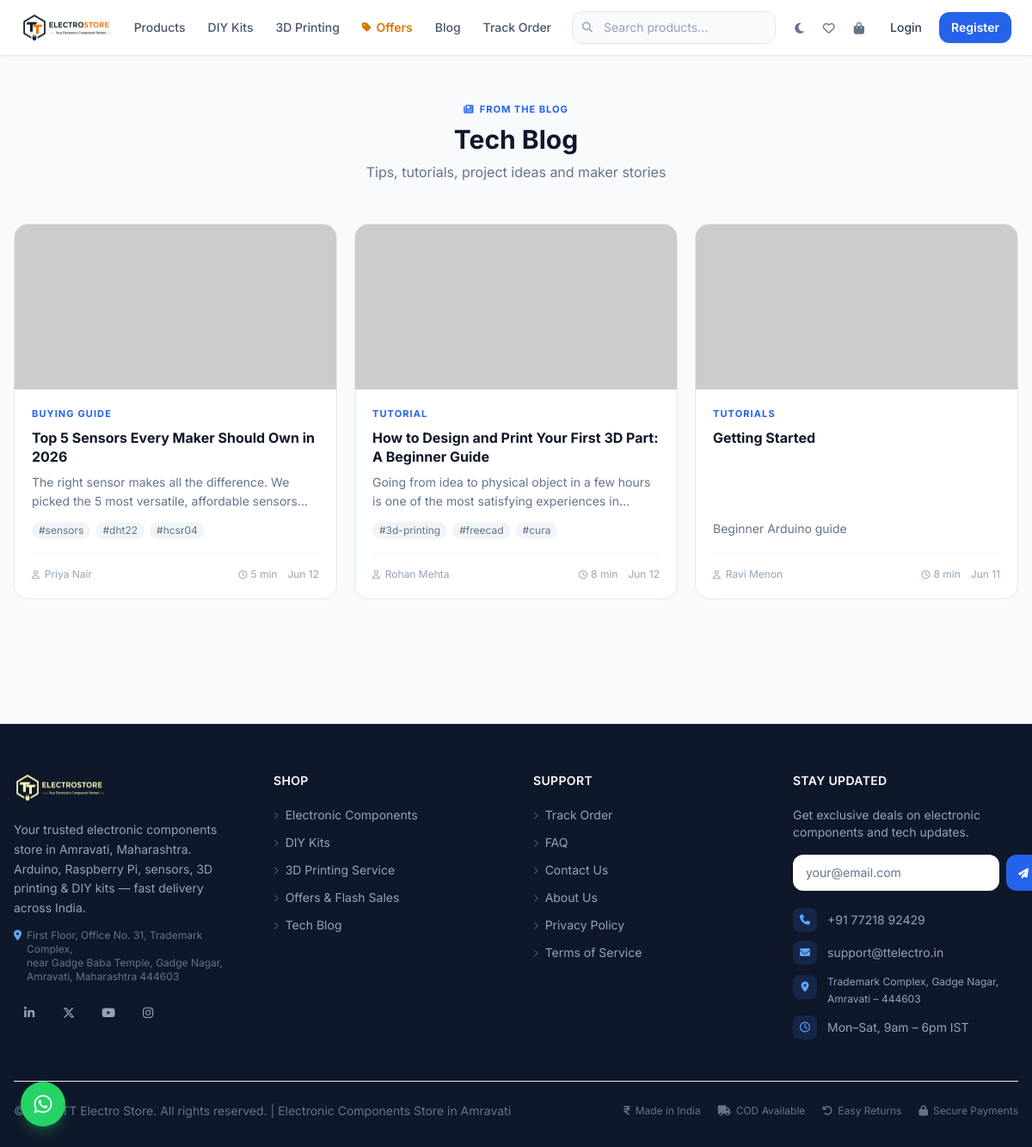
The page / on the database its author committed.
### tables this page shows
CREATE TABLE `blogs` (
  `id` int(10) UNSIGNED NOT NULL,
  `title` varchar(255) NOT NULL,
  `slug` varchar(255) NOT NULL,
  `excerpt` text DEFAULT NULL,
  `content` longtext NOT NULL,
  `thumbnail` text DEFAULT NULL,
  `author_name` varchar(255) NOT NULL DEFAULT 'TT Electro',
  `category` varchar(100) DEFAULT NULL,
  `tags` longtext DEFAULT NULL CHECK (json_valid(`tags`)),
  `reading_time` int(11) DEFAULT NULL,
  `view_count` int(11) NOT NULL DEFAULT 0,
  `created_at` datetime NOT NULL DEFAULT current_timestamp(),
  `updated_at` datetime NOT NULL DEFAULT current_timestamp() ON UPDATE current_timestamp()
);

### config/database.php (called while the page is built, shortened)
<?php
class Database {
    private static ?PDO $instance = null;
    public static function getConnection(): PDO {
        if (self::$instance !== null) return self::$instance;
        $host = getenv('DB_HOST') ?: '127.0.0.1';
        $port = getenv('DB_PORT') ?: '3306';
        $name = getenv('DB_NAME') ?: 'tt_electro_store';
        $user = getenv('DB_USER') ?: 'root';
        $pass = getenv('DB_PASS') ?: '';
        $socket = '/tmp/mysql.sock';
        $options = [
            PDO::ATTR_ERRMODE            => PDO::ERRMODE_EXCEPTION,
            PDO::ATTR_DEFAULT_FETCH_MODE => PDO::FETCH_ASSOC,
            PDO::ATTR_EMULATE_PREPARES   => false,
            PDO::MYSQL_ATTR_INIT_COMMAND => "SET NAMES utf8mb4 COLLATE utf8mb4_unicode_ci",
        ];
        try {
            if (file_exists($socket)) {
                $dsn = "mysql:unix_socket={$socket};dbname={$name};charset=utf8mb4";
            } else {
                $dsn = "mysql:host={$host};port={$port};dbname={$name};charset=utf8mb4";
            }
            self::$instance = new PDO($dsn, $user, $pass, $options);
        } catch (PDOException $e) {
            error_log('DB connection failed: ' . $e->getMessage());
            http_response_code(500);
            die('<h1 style="font-family:sans-serif;color:#e11d48">Database connection error. Please check your configuration.</h1>');
        }
        return self::$instance;
    }
}

### models/BlogModel.php (called while the page is built, shortened)
<?php
class BlogModel {
    private PDO $db;
    public function __construct() { $this->db = Database::getConnection(); }
    public function all(int $page = 1, int $perPage = ITEMS_PER_PAGE, string $category = ''): array {
        $where = ['1=1']; $params = [];
        $whereStr = implode(' AND ', $where);
        $st = $this->db->prepare("SELECT COUNT(*) FROM blogs WHERE {$whereStr}");
        $st->execute($params);
        $total = (int)$st->fetchColumn();
        $offset = ($page - 1) * $perPage;
        $st = $this->db->prepare("SELECT * FROM blogs WHERE {$whereStr} ORDER BY created_at DESC LIMIT {$perPage} OFFSET {$offset}");
        $st->execute($params);
        $items = array_map('normalizeBlog', $st->fetchAll());
        return [
            'items'       => $items,
            'total'       => $total,
            'page'        => $page,
            'per_page'    => $perPage,
            'total_pages' => (int)ceil($total / $perPage),
        ];
    }
}

### helpers/sanitize.php (called while the page is built, shortened)
<?php
function clean(mixed $value): string {
    return htmlspecialchars(trim((string)$value), ENT_QUOTES | ENT_HTML5, 'UTF-8');
}
function decodeJsonArray(?string $val): array {
    $decoded = json_decode($val, true);
    return is_array($decoded) ? $decoded : [];
}
function normalizeBlog(array $row): array {
    if (isset($row['tags']) && is_string($row['tags'])) {
        $row['tags'] = decodeJsonArray($row['tags']);
    }
    return $row;
}

### views/blogs.php (the view, shortened to what this page needs)
<?php
$bm       = new BlogModel();
$page     = max(1,(int)($_GET['page']??1));
$category = $_GET['category']??'';
$result   = $bm->all($page,9,$category);
?>
<div class="max-w-7xl mx-auto px-4 py-12">
  <div class="text-center mb-12">
    <p class="section-label justify-center"><i class="fa-solid fa-newspaper"></i> From the Blog</p>
    <h1 class="text-3xl font-bold text-slate-900 dark:text-white mb-2">Tech Blog</h1>
    <p class="text-slate-500 dark:text-slate-400">Tips, tutorials, project ideas and maker stories</p>
  </div>
  <?php if(empty($result['items'])): ?>
  <div class="text-center py-20 bg-white dark:bg-[hsl(222,47%,10%)] rounded-2xl border border-slate-200 dark:border-white/6">
    <div class="w-16 h-16 rounded-2xl bg-slate-100 dark:bg-white/5 flex items-center justify-center mx-auto mb-4">
      <i class="fa-solid fa-newspaper text-3xl text-slate-300 dark:text-slate-600"></i>
    </div>
    <p class="text-slate-500 dark:text-slate-400">No blog posts yet. Check back soon!</p>
  </div>
  <?php else: ?>
  <div class="grid grid-cols-1 md:grid-cols-2 lg:grid-cols-3 gap-5">
    <?php foreach($result['items'] as $b): ?>
    <a href="/blogs/<?= clean($b['slug']) ?>"
       class="group flex flex-col rounded-2xl bg-white dark:bg-[hsl(222,47%,10%)] border border-slate-200 dark:border-white/6 hover:border-blue-300 dark:hover:border-blue-500/30 overflow-hidden transition-all duration-200 hover:-translate-y-1 hover:shadow-xl hover:shadow-blue-50 dark:hover:shadow-blue-500/8">
      <?php if($b['thumbnail']): ?>
      <div class="h-48 overflow-hidden bg-slate-100 dark:bg-[hsl(222,47%,13%)]">
        <img src="<?= clean($b['thumbnail']) ?>" alt="<?= clean($b['title']) ?>"
             class="w-full h-full object-cover group-hover:scale-[1.04] transition-transform duration-500">
      </div>
      <?php else: ?>
      <div class="h-48 bg-gradient-to-br from-blue-50 to-cyan-50 dark:from-blue-900/20 dark:to-cyan-900/20 flex items-center justify-center">
        <i class="fa-solid fa-newspaper text-5xl text-blue-200 dark:text-blue-700"></i>
      </div>
      <?php endif; ?>
      <div class="p-5 flex flex-col flex-1">
        <?php if($b['category']): ?>
        <span class="text-[11px] font-bold text-blue-600 dark:text-blue-400 uppercase tracking-widest mb-2"><?= clean($b['category']) ?></span>
        <?php endif; ?>
        <h2 class="font-bold text-slate-900 dark:text-white group-hover:text-blue-600 dark:group-hover:text-blue-400 text-base leading-snug line-clamp-2 transition-colors flex-1"><?= clean($b['title']) ?></h2>
        <p class="text-slate-500 dark:text-slate-400 text-sm mt-2 line-clamp-2 leading-relaxed"><?= clean($b['excerpt']??'') ?></p>
        <?php if(!empty($b['tags'])): ?>
        <div class="flex flex-wrap gap-1.5 mt-3">
          <?php foreach(array_slice((array)$b['tags'],0,3) as $tag): ?>
          <span class="px-2 py-0.5 rounded-full bg-slate-100 dark:bg-white/6 text-slate-500 dark:text-slate-400 text-xs">#<?= clean($tag) ?></span>
          <?php endforeach; ?>
        </div>
        <?php endif; ?>
        <div class="flex items-center justify-between mt-4 pt-4 border-t border-slate-100 dark:border-white/5 text-xs text-slate-400 dark:text-slate-500">
          <span class="flex items-center gap-1.5">
            <i class="fa-regular fa-user text-[10px]"></i>
            <?= clean($b['author_name']??'TT Electro') ?>
          </span>
          <div class="flex items-center gap-3">
            <?php if($b['reading_time']): ?>
            <span class="flex items-center gap-1"><i class="fa-regular fa-clock text-[10px]"></i> <?= $b['reading_time'] ?> min</span>
            <?php endif; ?>
            <span><?= date('M j',strtotime($b['created_at'])) ?></span>
          </div>
        </div>
      </div>
    </a>
    <?php endforeach; ?>
  </div>
  <?php endif; ?>
</div>

### assets/css/custom.css (style rules this page uses)
html { scroll-behavior: smooth; }
.line-clamp-2 { display: -webkit-box; -webkit-line-clamp: 2; -webkit-box-orient: vertical; overflow: hidden; }
.section-label { display: inline-flex; align-items: center; gap: .4rem; font-size: .7rem; font-weight: 700; letter-spacing: .08em; text-transform: uppercase; color: #2563eb; margin-bottom: .5rem; }

### views/layout/header.php (style rules this page uses)
:root { --primary: #2563EB; --primary-light: #3b82f6; --accent: #06B6D4; --radius: 0.75rem; }
*, *::before, *::after { box-sizing: border-box; }
body { font-family: 'Inter', ui-sans-serif, system-ui, sans-serif; -webkit-font-smoothing: antialiased; }
body { background-color: #f8fafc; color: #0f172a; }
.section-label { display: inline-flex; align-items: center; gap: .5rem; font-size: .75rem; font-weight: 700; text-transform: uppercase; letter-spacing: .08em; color: #2563eb; margin-bottom: .75rem; }

### rows shown on the page
blogs: category "BUYING GUIDE", title "Top 5 Sensors Every Maker Should Own in 2026", excerpt "The right sensor makes all the difference. We picked the 5 most versatile, affordable…", tag "sensors", tag "dht22", tag "hcsr04", author_name "Priya Nair", reading_time "5", created_at "Jun 12"
blogs: category "TUTORIAL", title "How to Design and Print Your First 3D Part: A Beginner Guide", excerpt "Going from idea to physical object in a few hours is one of the most satisfying experiences…", tag "3d-printing", tag "freecad", tag "cura", author_name "Rohan Mehta", reading_time "8", created_at "Jun 12"
blogs: category "TUTORIALS", title "Getting Started", excerpt "Beginner Arduino guide", author_name "Ravi Menon", reading_time "8", created_at "Jun 11"

### other values the page prints
APP_NAME "TT Electro Store"
